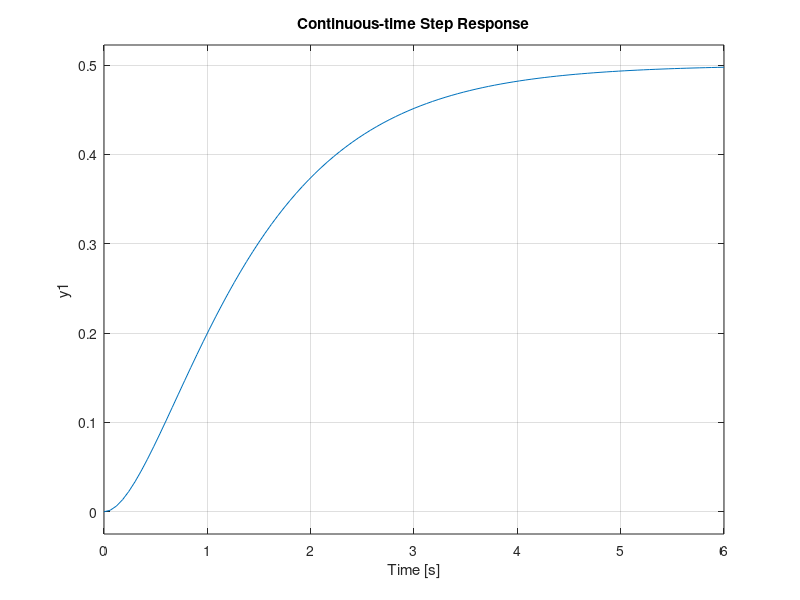
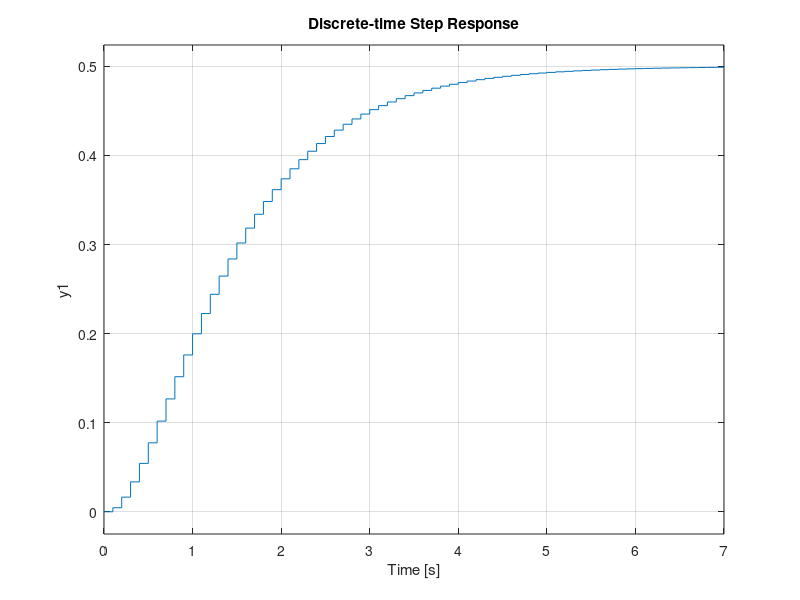

Recreate these plots in MATLAB, in order.
%% pkg install -forge control % use this line of code before loading the package for the first time ever

pkg load control  % load package

% Define a transfer function: G(s) = 1 / (s^2 + 3s + 2)
num = [1];
den = [1 3 2];

% Convert to state-space (tf2ss)
[A, B, C, D] = tf2ss(num, den);

disp('A ='), disp(A)
disp('B ='), disp(B)
disp('C ='), disp(C)
disp('D ='), disp(D)

% Sampling time
T = 0.1;

% Compute matrix exponential expm(A*T)
Ad = expm(A*T);
disp('Ad = expm(A*T) ='), disp(Ad)

% Discretize the system (c2d with ZOH)
sys_c = ss(A, B, C, D);
sys_d = c2d(sys_c, T, 'zoh');

% Display discrete system
disp('Discrete A ='), disp(sys_d.A)
disp('Discrete B ='), disp(sys_d.B)
disp('Discrete C ='), disp(sys_d.C)
disp('Discrete D ='), disp(sys_d.D)

% Optional: plot step responses
figure;
step(sys_c);
title('Continuous-time Step Response');

figure;
step(sys_d);
title('Discrete-time Step Response');
